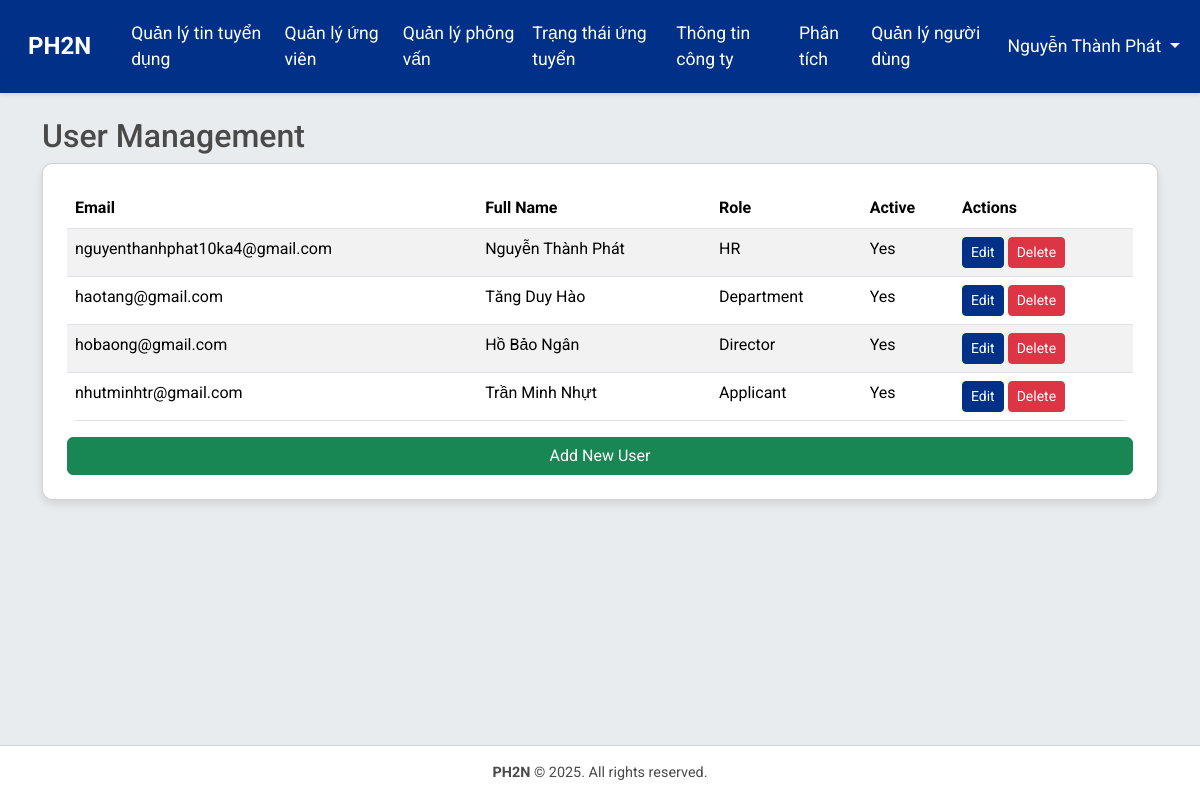
Before: /accounts/users/ (signed in) with the older database file.
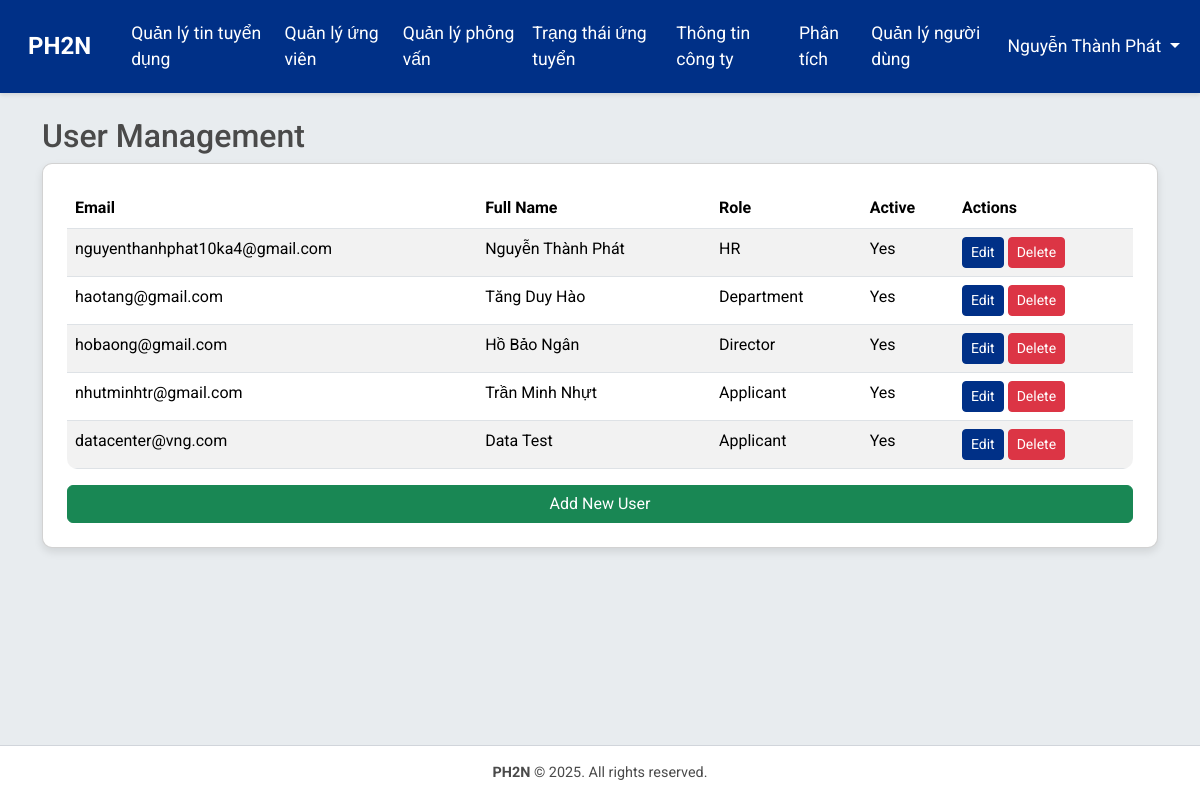
After: the same page with the newer database file.
### accounts/models.py (models this page shows, shortened)
class CustomUser(AbstractBaseUser, PermissionsMixin):
    ROLE_CHOICES = [
        ('hr', 'HR'),
        ('applicant', 'Applicant'),
        ('director', 'Director'),
        ('department', 'Department'),
    ]
    email = models.EmailField(unique=True)
    full_name = models.CharField(max_length=255)
    role = models.CharField(max_length=20, choices=ROLE_CHOICES, default='applicant')
    department = models.CharField(max_length=100, blank=True, help_text="Department or division within the company")
    department = models.CharField(max_length=100, choices=DEPARTMENTS, blank=True, default='', help_text="Phòng ban trong công ty")
    phone_number = models.CharField(max_length=15, blank=True)
    address = models.TextField(blank=True)
    is_active = models.BooleanField(default=True)
    is_staff = models.BooleanField(default=False)
    is_interviewer = models.BooleanField(default=False, help_text="Xác định người dùng có thể làm người phỏng vấn")  # Thêm trường này
    objects = CustomUserManager()
    USERNAME_FIELD = 'email'
    REQUIRED_FIELDS = ['full_name']

### accounts/views.py (the view)
# urls.py: path('users/', views.user_management, name='user_management'),
@login_required
def user_management(request):
    if request.user.role != 'hr':
        messages.error(request, 'Chỉ nhân sự HR có thể quản lý người dùng.')
        return redirect('jobs:job_list')
    users = CustomUser.objects.all()
    if request.method == 'POST':
        form = CustomUserCreationFormForHR(request.POST)
        if form.is_valid():
            try:
                user = form.save()
                messages.success(request, f'Tài khoản {user.email} đã được tạo thành công.')
                return redirect('accounts:user_management')
            except IntegrityError:
                messages.error(request, 'Email này đã được sử dụng.')
        else:
            messages.error(request, 'Vui lòng sửa các lỗi bên dưới.')
    else:
        form = CustomUserCreationFormForHR()
    return render(request, 'accounts/user_management.html', {
        'users': users,
        'form': form
    })

### templates/accounts/user_management.html (shortened to what this page needs)
{% extends 'base.html' %}
{% load django_bootstrap5 %}
{% block content %}
<h2>User Management</h2>
<div class="card p-4">
    {% if users %}
    <table class="table table-striped">
        <thead>
            <tr>
                <th>Email</th>
                <th>Full Name</th>
                <th>Role</th>
                <th>Active</th>
                <th>Actions</th>
            </tr>
        </thead>
        <tbody>
            {% for user in users %}
            <tr>
                <td>{{ user.email }}</td>
                <td>{{ user.full_name }}</td>
                <td>{{ user.get_role_display }}</td>
                <td>{{ user.is_active|yesno:"Yes,No" }}</td>
                <td>
                    <a href="{% url 'accounts:edit_user' user.id %}" class="btn btn-primary btn-sm">Edit</a>
                    <form action="{% url 'accounts:delete_user' user.id %}" method="post" style="display:inline;">
                        <button type="submit" class="btn btn-danger btn-sm" onclick="return confirm('Are you sure you want to delete {{ user.email }}?');">Delete</button>
                    </form>
                </td>
            </tr>
            {% endfor %}
        </tbody>
    </table>
    {% else %}
    <p>No users available.</p>
    {% endif %}
    <a href="{% url 'accounts:register' %}" class="btn btn-success">Add New User</a>
</div>
{% endblock %}

### templates/base.html (shortened to what this page needs)
{% load django_bootstrap5 %}
{% load static %}
<!DOCTYPE html>
<html lang="vi">
<head>
    {% bootstrap_css %}
    <link rel="stylesheet" href="{% static 'css/style.css' %}">
</head>
<body>
    <nav class="navbar navbar-expand-lg navbar-dark">
        <div class="container-fluid">
            <a class="navbar-brand" href="{% url 'jobs:job_list' %}">PH2N</a>
            <div class="collapse navbar-collapse" id="navbarNav">
                <ul class="navbar-nav me-auto">
                    {% if user.is_authenticated %}
                        {% if user.role == 'hr' %}
                            <li class="nav-item">
                                <a class="nav-link" href="{% url 'hr:manage_job_postings' %}">Quản lý tin tuyển dụng</a>
                            </li>
                            <li class="nav-item">
                                <a class="nav-link" href="{% url 'hr:manage_applications' %}">Quản lý ứng viên</a>
                            </li>
                            <li class="nav-item">
                                <a class="nav-link" href="{% url 'hr:manage_interviews' %}">Quản lý phỏng vấn</a>
                            </li>
                            <li class="nav-item">
                                <a class="nav-link" href="{% url 'hr:application_status' %}">Trạng thái ứng tuyển</a>
                            </li>
                            <li class="nav-item">
                                <a class="nav-link" href="{% url 'hr:manage_company_info' %}">Thông tin công ty</a>
                            </li>
                            <li class="nav-item">
                                <a class="nav-link" href="{% url 'hr:recruitment_analytics' %}">Phân tích</a>
                            </li>
                            <li class="nav-item">
                                <a class="nav-link" href="{% url 'accounts:user_management' %}">Quản lý người dùng</a>
                            </li>
                        {% endif %}
                    {% endif %}
                </ul>
                <ul class="navbar-nav">
                    {% if user.is_authenticated %}
                        <li class="nav-item dropdown">
                        <a class="nav-link dropdown-toggle" href="#" id="userDropdown" role="button"
                            data-bs-toggle="dropdown" aria-expanded="false">
                            {{ user.full_name }}
                        </a>
                        </li>
                    {% endif %}
                </ul>
            </div>
        </div>
    </nav>
    <div class="content-wrapper">
        <div class="container mt-4">
            {% block content %}
            {% endblock %}
        </div>
    </div>
    <footer class="footer">
        <div class="container">
            <p><strong>PH2N</strong> © 2025. All rights reserved.</p>
        </div>
    </footer>
</body>
</html>

Changed rows visible on the page:
added CustomUser: email "datacenter@vng.com", full_name "Data Test", role "Applicant", is_active "Yes"
